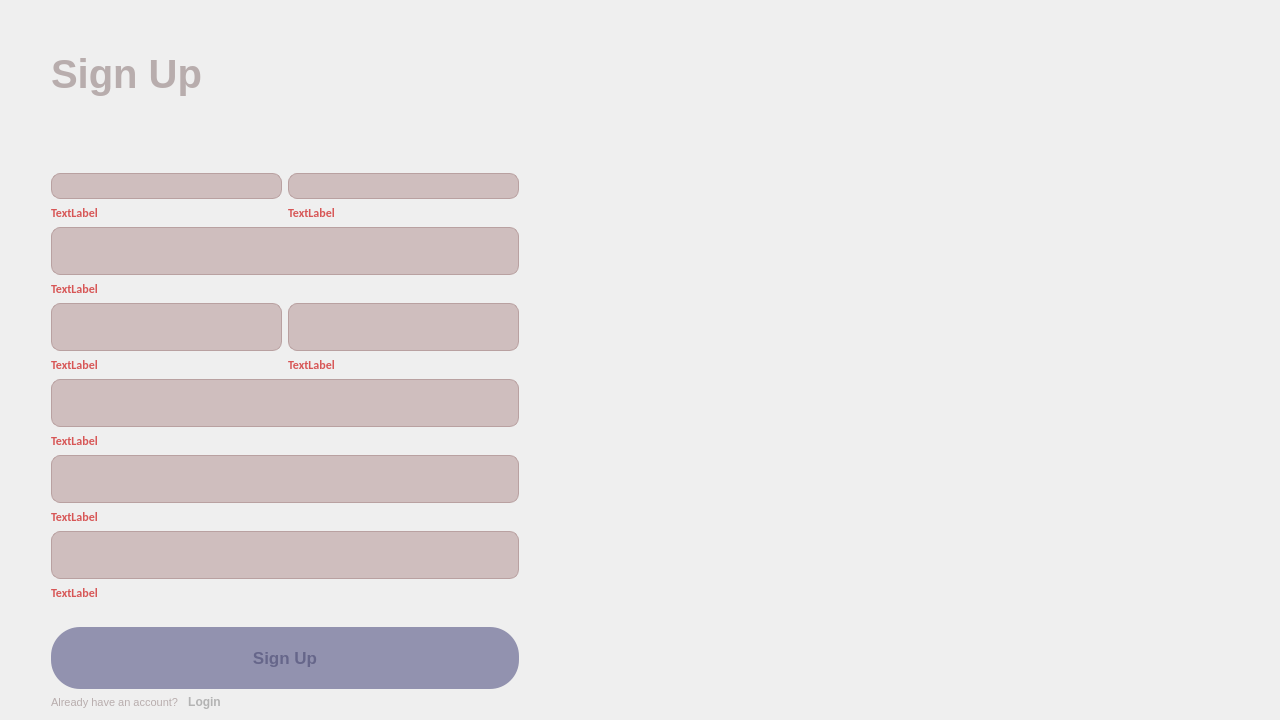
<?xml version="1.0" encoding="UTF-8"?>
<ui version="4.0">
 <class>customer_signup_page</class>
 <widget class="QDialog" name="customer_signup_page">
  <property name="geometry">
   <rect>
    <x>0</x>
    <y>0</y>
    <width>1280</width>
    <height>720</height>
   </rect>
  </property>
  <property name="minimumSize">
   <size>
    <width>1280</width>
    <height>720</height>
   </size>
  </property>
  <property name="maximumSize">
   <size>
    <width>1280</width>
    <height>720</height>
   </size>
  </property>
  <property name="windowTitle">
   <string>Dialog</string>
  </property>
  <property name="styleSheet">
   <string notr="true">customer_signup_page {
                    background-image: url(:/Images/CustomerSignUpWindowBackground.png);
                    background-position: center;
                    background-repeat: no-repeat;
                    background-color: transparent;
                    }</string>
  </property>
  <layout class="QHBoxLayout" name="horizontalLayout_2">
   <item>
    <spacer name="horizontalSpacer_2">
     <property name="orientation">
      <enum>Qt::Horizontal</enum>
     </property>
     <property name="sizeType">
      <enum>QSizePolicy::Minimum</enum>
     </property>
     <property name="sizeHint" stdset="0">
      <size>
       <width>40</width>
       <height>20</height>
      </size>
     </property>
    </spacer>
   </item>
   <item>
    <layout class="QHBoxLayout" name="horizontalLayout">
     <property name="rightMargin">
      <number>0</number>
     </property>
     <item>
      <layout class="QVBoxLayout" name="verticalLayout_2">
       <property name="spacing">
        <number>6</number>
       </property>
       <property name="topMargin">
        <number>0</number>
       </property>
       <item>
        <spacer name="verticalSpacer_3">
         <property name="orientation">
          <enum>Qt::Vertical</enum>
         </property>
         <property name="sizeType">
          <enum>QSizePolicy::Minimum</enum>
         </property>
         <property name="sizeHint" stdset="0">
          <size>
           <width>20</width>
           <height>40</height>
          </size>
         </property>
        </spacer>
       </item>
       <item>
        <widget class="QLabel" name="label">
         <property name="styleSheet">
          <string notr="true">
font-family: 'Fjalla One', sans-serif;
font-size: 40px;
letter-spacing: 0px;
word-spacing: 0px;
color: #b8adad;
font-weight: bold;
text-decoration: none;
font-style: normal;
font-variant: normal;
text-transform: none;</string>
         </property>
         <property name="text">
          <string>Sign Up</string>
         </property>
        </widget>
       </item>
       <item>
        <spacer name="verticalSpacer">
         <property name="orientation">
          <enum>Qt::Vertical</enum>
         </property>
         <property name="sizeType">
          <enum>QSizePolicy::Minimum</enum>
         </property>
         <property name="sizeHint" stdset="0">
          <size>
           <width>20</width>
           <height>70</height>
          </size>
         </property>
        </spacer>
       </item>
       <item>
        <layout class="QVBoxLayout" name="verticalLayout_3">
         <property name="topMargin">
          <number>0</number>
         </property>
         <item>
          <layout class="QVBoxLayout" name="verticalLayout_5">
           <property name="topMargin">
            <number>0</number>
           </property>
           <item>
            <layout class="QHBoxLayout" name="horizontalLayout_3">
             <property name="spacing">
              <number>6</number>
             </property>
             <property name="topMargin">
              <number>0</number>
             </property>
             <item>
              <widget class="QLineEdit" name="LE_name">
               <property name="styleSheet">
                <string notr="true">QLineEdit {
	background-color:#cfbebe;
	border-radius:9px;
	border:1px solid #b9a1a1;
	display:inline-block;
	cursor:text;
	color : #2c2c3b;
	font-family:Impactl;
	font-size:17px;
	font-weight:bold;
	padding:10px 10px;
}
</string>
               </property>
              </widget>
             </item>
             <item>
              <widget class="QLineEdit" name="LE_lastName">
               <property name="styleSheet">
                <string notr="true">QLineEdit {
	background-color:#cfbebe;
	border-radius:9px;
	border:1px solid #b9a1a1;
	display:inline-block;
	cursor:text;
	color : #2c2c3b;
	font-family:Impactl;
	font-size:17px;
	font-weight:bold;
	padding:10px 10px;
}
</string>
               </property>
              </widget>
             </item>
            </layout>
           </item>
           <item>
            <layout class="QHBoxLayout" name="horizontalLayout_6">
             <property name="topMargin">
              <number>0</number>
             </property>
             <item>
              <widget class="QLabel" name="LB_errorName">
               <property name="styleSheet">
                <string notr="true">font-family: Calibri;
font-size: 12px;
letter-spacing: 0px;
word-spacing: 0px;
color: #d75656;;
font-weight: bold;
font-style: normal;
text-transform: none;</string>
               </property>
               <property name="text">
                <string>TextLabel</string>
               </property>
              </widget>
             </item>
             <item>
              <widget class="QLabel" name="LB_errorLastName">
               <property name="styleSheet">
                <string notr="true">font-family: Calibri;
font-size: 12px;
letter-spacing: 0px;
word-spacing: 0px;
color: #d75656;;
font-weight: bold;
font-style: normal;
text-transform: none;</string>
               </property>
               <property name="text">
                <string>TextLabel</string>
               </property>
              </widget>
             </item>
            </layout>
           </item>
          </layout>
         </item>
         <item>
          <widget class="QLineEdit" name="LE_NIN">
           <property name="styleSheet">
            <string notr="true">QLineEdit {
	background-color:#cfbebe;
	border-radius:9px;
	border:1px solid #b9a1a1;
	display:inline-block;
	cursor:text;
	color : #2c2c3b;
	font-family:Impactl;
	font-size:17px;
	font-weight:bold;
	padding:10px 10px;
}
</string>
           </property>
          </widget>
         </item>
         <item>
          <widget class="QLabel" name="LB_errorNIN">
           <property name="styleSheet">
            <string notr="true">font-family: Calibri;
font-size: 12px;
letter-spacing: 0px;
word-spacing: 0px;
color: #d75656;;
font-weight: bold;
font-style: normal;
text-transform: none;</string>
           </property>
           <property name="text">
            <string>TextLabel</string>
           </property>
          </widget>
         </item>
        </layout>
       </item>
       <item>
        <layout class="QVBoxLayout" name="verticalLayout_4">
         <property name="topMargin">
          <number>0</number>
         </property>
         <item>
          <layout class="QHBoxLayout" name="horizontalLayout_4">
           <property name="spacing">
            <number>6</number>
           </property>
           <property name="topMargin">
            <number>0</number>
           </property>
           <property name="rightMargin">
            <number>0</number>
           </property>
           <item>
            <widget class="QLineEdit" name="LE_phoneNumber">
             <property name="styleSheet">
              <string notr="true">QLineEdit {
	background-color:#cfbebe;
	border-radius:9px;
	border:1px solid #b9a1a1;
	display:inline-block;
	cursor:text;
	color : #2c2c3b;
	font-family:Impactl;
	font-size:17px;
	font-weight:bold;
	padding:10px 10px;
}
</string>
             </property>
            </widget>
           </item>
           <item>
            <widget class="QLineEdit" name="LE_customerID">
             <property name="styleSheet">
              <string notr="true">QLineEdit {
	background-color:#cfbebe;
	border-radius:9px;
	border:1px solid #b9a1a1;
	display:inline-block;
	cursor:text;
	color : #2c2c3b;
	font-family:Impactl;
	font-size:17px;
	font-weight:bold;
	padding:10px 10px;
}
</string>
             </property>
             <property name="alignment">
              <set>Qt::AlignLeading|Qt::AlignLeft|Qt::AlignVCenter</set>
             </property>
            </widget>
           </item>
          </layout>
         </item>
         <item>
          <layout class="QHBoxLayout" name="horizontalLayout_5">
           <property name="topMargin">
            <number>0</number>
           </property>
           <item>
            <widget class="QLabel" name="LB_errorPhoneNumber">
             <property name="styleSheet">
              <string notr="true">font-family: Calibri;
font-size: 12px;
letter-spacing: 0px;
word-spacing: 0px;
color: #d75656;;
font-weight: bold;
font-style: normal;
text-transform: none;</string>
             </property>
             <property name="text">
              <string>TextLabel</string>
             </property>
            </widget>
           </item>
           <item>
            <widget class="QLabel" name="LB_errorCustomerID">
             <property name="styleSheet">
              <string notr="true">font-family: Calibri;
font-size: 12px;
letter-spacing: 0px;
word-spacing: 0px;
color: #d75656;;
font-weight: bold;
font-style: normal;
text-transform: none;</string>
             </property>
             <property name="text">
              <string>TextLabel</string>
             </property>
            </widget>
           </item>
          </layout>
         </item>
        </layout>
       </item>
       <item>
        <widget class="QLineEdit" name="LE_username">
         <property name="styleSheet">
          <string notr="true">QLineEdit {
	background-color:#cfbebe;
	border-radius:9px;
	border:1px solid #b9a1a1;
	display:inline-block;
	cursor:text;
	color : #2c2c3b;
	font-family:Impactl;
	font-size:17px;
	font-weight:bold;
	padding:10px 10px;
}
</string>
         </property>
        </widget>
       </item>
       <item>
        <widget class="QLabel" name="LB_errorUsername">
         <property name="styleSheet">
          <string notr="true">font-family: Calibri;
font-size: 12px;
letter-spacing: 0px;
word-spacing: 0px;
color: #d75656;;
font-weight: bold;
font-style: normal;
text-transform: none;</string>
         </property>
         <property name="text">
          <string>TextLabel</string>
         </property>
        </widget>
       </item>
       <item>
        <widget class="QLineEdit" name="LE_password">
         <property name="styleSheet">
          <string notr="true">QLineEdit {
	background-color:#cfbebe;
	border-radius:9px;
	border:1px solid #b9a1a1;
	display:inline-block;
	cursor:text;
	color : #2c2c3b;
	font-family:Impactl;
	font-size:17px;
	font-weight:bold;
	padding:10px 10px;
}
</string>
         </property>
        </widget>
       </item>
       <item>
        <widget class="QLabel" name="LB_errorPassword">
         <property name="styleSheet">
          <string notr="true">font-family: Calibri;
font-size: 12px;
letter-spacing: 0px;
word-spacing: 0px;
color: #d75656;;
font-weight: bold;
font-style: normal;
text-transform: none;</string>
         </property>
         <property name="text">
          <string>TextLabel</string>
         </property>
        </widget>
       </item>
       <item>
        <widget class="QLineEdit" name="LE_passwordAgain">
         <property name="styleSheet">
          <string notr="true">QLineEdit {
	background-color:#cfbebe;
	border-radius:9px;
	border:1px solid #b9a1a1;
	display:inline-block;
	cursor:text;
	color : #2c2c3b;
	font-family:Impactl;
	font-size:17px;
	font-weight:bold;
	padding:10px 10px;
}
</string>
         </property>
        </widget>
       </item>
       <item>
        <widget class="QLabel" name="LB_errorPasswordAgain">
         <property name="styleSheet">
          <string notr="true">font-family: Calibri;
font-size: 12px;
letter-spacing: 0px;
word-spacing: 0px;
color: #d75656;;
font-weight: bold;
font-style: normal;
text-transform: none;</string>
         </property>
         <property name="text">
          <string>TextLabel</string>
         </property>
        </widget>
       </item>
       <item>
        <spacer name="verticalSpacer_4">
         <property name="orientation">
          <enum>Qt::Vertical</enum>
         </property>
         <property name="sizeType">
          <enum>QSizePolicy::Minimum</enum>
         </property>
         <property name="sizeHint" stdset="0">
          <size>
           <width>10</width>
           <height>20</height>
          </size>
         </property>
        </spacer>
       </item>
       <item>
        <widget class="QPushButton" name="PB_signUp">
         <property name="cursor">
          <cursorShape>PointingHandCursor</cursorShape>
         </property>
         <property name="styleSheet">
          <string notr="true">QPushButton {
	background-color : #9292af;
	border-radius:29px;
	display:inline-block;
	cursor:pointer;
	color: #66668a;
	font-family:Arial;
	font-size:17px;
	font-weight:bold;
	padding:21px 45px;
	text-decoration:none;
	text-shadow:0px 1px 0px #2f6627;
}

QPushButton:hover {
	background-color:#afafc4;
}

QPushButton:active {
		position:relative;
		top:1px;
}
</string>
         </property>
         <property name="text">
          <string>Sign Up</string>
         </property>
        </widget>
       </item>
       <item>
        <layout class="QHBoxLayout" name="horizontalLayout_7">
         <property name="topMargin">
          <number>0</number>
         </property>
         <item>
          <widget class="QLabel" name="label_2">
           <property name="styleSheet">
            <string notr="true">font-family: 'Fjalla One', sans-serif;
font-size: 11px;
letter-spacing: 0px;
word-spacing: 0px;
color: #b8adad;
font-weight: none;
text-decoration: none;
font-style: normal;
font-variant: normal;
text-transform: none;</string>
           </property>
           <property name="text">
            <string>Already have an account? </string>
           </property>
          </widget>
         </item>
         <item>
          <widget class="QPushButton" name="PB_login">
           <property name="cursor">
            <cursorShape>PointingHandCursor</cursorShape>
           </property>
           <property name="styleSheet">
            <string notr="true">QPushButton {
    border: none;
	color : #b3b3b3;
	font-weight : bold;
	font-size : 12px;

}
QPushButton:hover{
	change-cursor: cursor('PointingHand');

}</string>
           </property>
           <property name="text">
            <string>Login</string>
           </property>
          </widget>
         </item>
         <item>
          <spacer name="horizontalSpacer_3">
           <property name="orientation">
            <enum>Qt::Horizontal</enum>
           </property>
           <property name="sizeType">
            <enum>QSizePolicy::Maximum</enum>
           </property>
           <property name="sizeHint" stdset="0">
            <size>
             <width>1500</width>
             <height>0</height>
            </size>
           </property>
          </spacer>
         </item>
        </layout>
       </item>
       <item>
        <spacer name="verticalSpacer_2">
         <property name="orientation">
          <enum>Qt::Vertical</enum>
         </property>
         <property name="sizeHint" stdset="0">
          <size>
           <width>20</width>
           <height>40</height>
          </size>
         </property>
        </spacer>
       </item>
      </layout>
     </item>
    </layout>
   </item>
   <item>
    <spacer name="horizontalSpacer">
     <property name="orientation">
      <enum>Qt::Horizontal</enum>
     </property>
     <property name="sizeType">
      <enum>QSizePolicy::Minimum</enum>
     </property>
     <property name="sizeHint" stdset="0">
      <size>
       <width>750</width>
       <height>20</height>
      </size>
     </property>
    </spacer>
   </item>
  </layout>
 </widget>
 <resources/>
 <connections/>
</ui>
